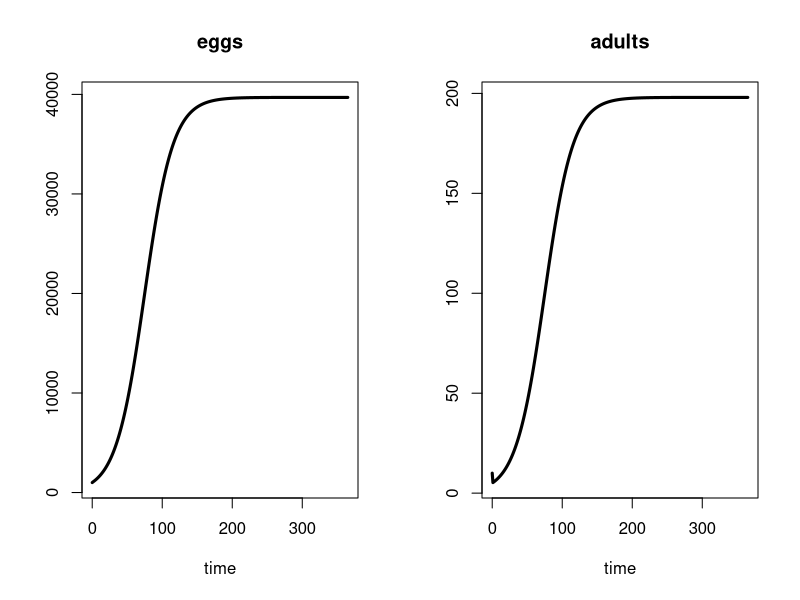

This figure's R source:

#deggs  <- fecun*bites*adults*(1-(adults/k)) - (eggs_surv+ldev)*eggs
#dadults <- ldev*eggs - life_span*adults - trapped*adults

require(deSolve)

rigidode <- function(t, y, parms) {
  dE <- parms[1]*parms[2]*y[2]*(1-(y[2]/parms[3])) - (parms[4]+parms[5])*y[1]
  dA <- parms[5]*y[1] - parms[6]*y[2] - parms[7]*y[2]
  list(c(dE,  dA))
}

# starting values
yini  <- c( eggs = 1000 
           ,adults = 10)

# parameters
p <- c(
         fecun  = 500         # eggs per cycle
        ,bites  = .1          # bites per day
        ,k      = 1000    # carrying capacity
        ,eggs_surv = .1      # prop of egg to adult
        ,eggs_dev  = .1      # dev per day
        ,life_span = 20      # adult life span
        ,trapped   = .05      # number trapped
)

# time span
times <- seq(from = 0, to = 365, by = 1)

# impliment
out   <- ode (times = times, y = yini,   func = rigidode, 
              parms =  p)
plot(out, lwd = 3)



(p["eggs_dev"]*p["fecun"]*p["bites"])/((
  p["eggs_surv"]+p["eggs_dev"])*(p["life_span"]+p["trapped"]))







  
